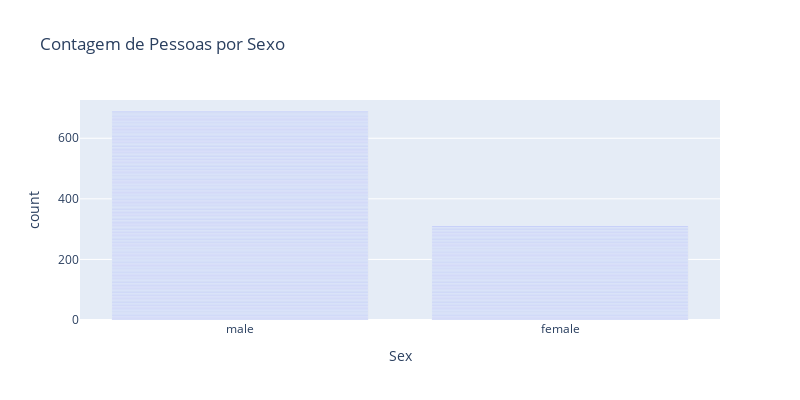

The cell this chart's notebook holds for it:
### Code cell
# Gráfico de Barras: Contagem de Pessoas por Sexo
fig = px.bar(data, x='Sex', title='Contagem de Pessoas por Sexo', width=800, height=400)
fig.show()

### Figure 1 — Plotly figure (JSON) as saved in the notebook; plotly's stock layout.template omitted (floating-point values rounded to 4 significant figures; data arrays with more than 128 entries replaced by an {"elided": "..."} marker saying what was removed)
{"data": [{"alignmentgroup": "True", "hovertemplate": "Sex=%{x}<br>count=%{y}<extra></extra>", "legendgroup": "", "marker": {"color": "#636efa", "pattern": {"shape": ""}}, "name": "", "offsetgroup": "", "orientation": "v", "showlegend": false, "textposition": "auto", "type": "bar", "x": {"elided": "1000 str values"}, "xaxis": "x", "y": {"elided": "1000 int values"}, "yaxis": "y"}], "layout": {"barmode": "relative", "height": 400, "legend": {"tracegroupgap": 0}, "title": {"text": "Contagem de Pessoas por Sexo"}, "width": 800, "xaxis": {"anchor": "y", "domain": [0, 1], "title": {"text": "Sex"}}, "yaxis": {"anchor": "x", "domain": [0, 1], "title": {"text": "count"}}}}
